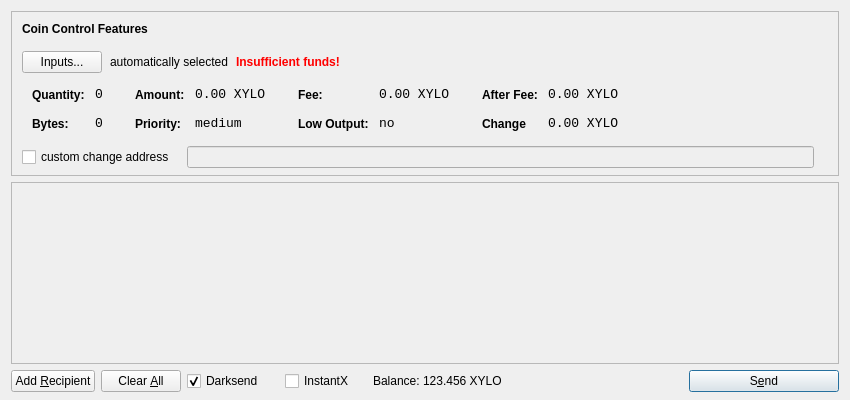
<?xml version="1.0" encoding="UTF-8"?>
<ui version="4.0">
 <class>SendCoinsDialog</class>
 <widget class="QDialog" name="SendCoinsDialog">
  <property name="geometry">
   <rect>
    <x>0</x>
    <y>0</y>
    <width>850</width>
    <height>400</height>
   </rect>
  </property>
  <property name="windowTitle">
   <string>Send Coins</string>
  </property>
  <layout class="QVBoxLayout" name="verticalLayout" stretch="0,1,0">
   <property name="bottomMargin">
    <number>8</number>
   </property>
   <item>
    <widget class="QFrame" name="frameCoinControl">
     <property name="sizePolicy">
      <sizepolicy hsizetype="Expanding" vsizetype="Expanding">
       <horstretch>0</horstretch>
       <verstretch>0</verstretch>
      </sizepolicy>
     </property>
     <property name="maximumSize">
      <size>
       <width>16777215</width>
       <height>16777215</height>
      </size>
     </property>
     <property name="frameShape">
      <enum>QFrame::StyledPanel</enum>
     </property>
     <property name="frameShadow">
      <enum>QFrame::Sunken</enum>
     </property>
     <layout class="QVBoxLayout" name="verticalLayoutCoinControl2">
      <property name="spacing">
       <number>-1</number>
      </property>
      <property name="leftMargin">
       <number>0</number>
      </property>
      <property name="topMargin">
       <number>0</number>
      </property>
      <property name="rightMargin">
       <number>0</number>
      </property>
      <property name="bottomMargin">
       <number>6</number>
      </property>
      <item>
       <layout class="QVBoxLayout" name="verticalLayoutCoinControl" stretch="0,0,0,0,1">
        <property name="spacing">
         <number>0</number>
        </property>
        <property name="leftMargin">
         <number>10</number>
        </property>
        <property name="topMargin">
         <number>10</number>
        </property>
        <item>
         <layout class="QHBoxLayout" name="horizontalLayoutCoinControl1">
          <property name="bottomMargin">
           <number>15</number>
          </property>
          <item>
           <widget class="QLabel" name="labelCoinControlFeatures">
            <property name="sizePolicy">
             <sizepolicy hsizetype="Preferred" vsizetype="Maximum">
              <horstretch>0</horstretch>
              <verstretch>0</verstretch>
             </sizepolicy>
            </property>
            <property name="font">
             <font>
              <weight>75</weight>
              <bold>true</bold>
             </font>
            </property>
            <property name="styleSheet">
             <string notr="true">font-weight:bold;</string>
            </property>
            <property name="text">
             <string>Coin Control Features</string>
            </property>
           </widget>
          </item>
         </layout>
        </item>
        <item>
         <layout class="QHBoxLayout" name="horizontalLayoutCoinControl2" stretch="0,0,0,0">
          <property name="spacing">
           <number>8</number>
          </property>
          <property name="bottomMargin">
           <number>10</number>
          </property>
          <item>
           <widget class="QPushButton" name="pushButtonCoinControl">
            <property name="styleSheet">
             <string notr="true"/>
            </property>
            <property name="text">
             <string>Inputs...</string>
            </property>
           </widget>
          </item>
          <item>
           <widget class="QLabel" name="labelCoinControlAutomaticallySelected">
            <property name="text">
             <string>automatically selected</string>
            </property>
            <property name="margin">
             <number>5</number>
            </property>
           </widget>
          </item>
          <item>
           <widget class="QLabel" name="labelCoinControlInsuffFunds">
            <property name="font">
             <font>
              <weight>75</weight>
              <bold>true</bold>
             </font>
            </property>
            <property name="styleSheet">
             <string notr="true">color:red;font-weight:bold;</string>
            </property>
            <property name="text">
             <string>Insufficient funds!</string>
            </property>
            <property name="margin">
             <number>5</number>
            </property>
           </widget>
          </item>
          <item>
           <spacer name="horizontalSpacerCoinControl">
            <property name="orientation">
             <enum>Qt::Horizontal</enum>
            </property>
            <property name="sizeHint" stdset="0">
             <size>
              <width>40</width>
              <height>1</height>
             </size>
            </property>
           </spacer>
          </item>
         </layout>
        </item>
        <item>
         <widget class="QWidget" name="widgetCoinControl" native="true">
          <property name="sizePolicy">
           <sizepolicy hsizetype="Preferred" vsizetype="Preferred">
            <horstretch>0</horstretch>
            <verstretch>0</verstretch>
           </sizepolicy>
          </property>
          <property name="minimumSize">
           <size>
            <width>0</width>
            <height>0</height>
           </size>
          </property>
          <property name="styleSheet">
           <string notr="true"/>
          </property>
          <layout class="QHBoxLayout" name="horizontalLayoutCoinControl5">
           <property name="margin">
            <number>0</number>
           </property>
           <item>
            <layout class="QHBoxLayout" name="horizontalLayoutCoinControl3" stretch="0,0,0,1">
             <property name="spacing">
              <number>20</number>
             </property>
             <property name="topMargin">
              <number>0</number>
             </property>
             <property name="bottomMargin">
              <number>10</number>
             </property>
             <item>
              <layout class="QFormLayout" name="formLayoutCoinControl1">
               <property name="horizontalSpacing">
                <number>10</number>
               </property>
               <property name="verticalSpacing">
                <number>14</number>
               </property>
               <property name="leftMargin">
                <number>10</number>
               </property>
               <property name="topMargin">
                <number>4</number>
               </property>
               <property name="rightMargin">
                <number>6</number>
               </property>
               <item row="0" column="0">
                <widget class="QLabel" name="labelCoinControlQuantityText">
                 <property name="styleSheet">
                  <string notr="true">font-weight:bold;</string>
                 </property>
                 <property name="text">
                  <string>Quantity:</string>
                 </property>
                 <property name="margin">
                  <number>0</number>
                 </property>
                </widget>
               </item>
               <item row="0" column="1">
                <widget class="QLabel" name="labelCoinControlQuantity">
                 <property name="font">
                  <font>
                   <family>Monospace</family>
                   <pointsize>10</pointsize>
                  </font>
                 </property>
                 <property name="cursor">
                  <cursorShape>IBeamCursor</cursorShape>
                 </property>
                 <property name="contextMenuPolicy">
                  <enum>Qt::ActionsContextMenu</enum>
                 </property>
                 <property name="text">
                  <string>0</string>
                 </property>
                 <property name="margin">
                  <number>0</number>
                 </property>
                 <property name="textInteractionFlags">
                  <set>Qt::LinksAccessibleByMouse|Qt::TextSelectableByKeyboard|Qt::TextSelectableByMouse</set>
                 </property>
                </widget>
               </item>
               <item row="1" column="0">
                <widget class="QLabel" name="labelCoinControlBytesText">
                 <property name="styleSheet">
                  <string notr="true">font-weight:bold;</string>
                 </property>
                 <property name="text">
                  <string>Bytes:</string>
                 </property>
                </widget>
               </item>
               <item row="1" column="1">
                <widget class="QLabel" name="labelCoinControlBytes">
                 <property name="font">
                  <font>
                   <family>Monospace</family>
                   <pointsize>10</pointsize>
                  </font>
                 </property>
                 <property name="cursor">
                  <cursorShape>IBeamCursor</cursorShape>
                 </property>
                 <property name="contextMenuPolicy">
                  <enum>Qt::ActionsContextMenu</enum>
                 </property>
                 <property name="text">
                  <string>0</string>
                 </property>
                 <property name="textInteractionFlags">
                  <set>Qt::LinksAccessibleByMouse|Qt::TextSelectableByKeyboard|Qt::TextSelectableByMouse</set>
                 </property>
                </widget>
               </item>
              </layout>
             </item>
             <item>
              <layout class="QFormLayout" name="formLayoutCoinControl2">
               <property name="horizontalSpacing">
                <number>10</number>
               </property>
               <property name="verticalSpacing">
                <number>14</number>
               </property>
               <property name="leftMargin">
                <number>6</number>
               </property>
               <property name="topMargin">
                <number>4</number>
               </property>
               <property name="rightMargin">
                <number>6</number>
               </property>
               <item row="0" column="0">
                <widget class="QLabel" name="labelCoinControlAmountText">
                 <property name="styleSheet">
                  <string notr="true">font-weight:bold;</string>
                 </property>
                 <property name="text">
                  <string>Amount:</string>
                 </property>
                 <property name="margin">
                  <number>0</number>
                 </property>
                </widget>
               </item>
               <item row="0" column="1">
                <widget class="QLabel" name="labelCoinControlAmount">
                 <property name="font">
                  <font>
                   <family>Monospace</family>
                   <pointsize>10</pointsize>
                  </font>
                 </property>
                 <property name="cursor">
                  <cursorShape>IBeamCursor</cursorShape>
                 </property>
                 <property name="contextMenuPolicy">
                  <enum>Qt::ActionsContextMenu</enum>
                 </property>
                 <property name="text">
                  <string>0.00 XYLO</string>
                 </property>
                 <property name="textInteractionFlags">
                  <set>Qt::LinksAccessibleByMouse|Qt::TextSelectableByKeyboard|Qt::TextSelectableByMouse</set>
                 </property>
                </widget>
               </item>
               <item row="1" column="0">
                <widget class="QLabel" name="labelCoinControlPriorityText">
                 <property name="styleSheet">
                  <string notr="true">font-weight:bold;</string>
                 </property>
                 <property name="text">
                  <string>Priority:</string>
                 </property>
                </widget>
               </item>
               <item row="1" column="1">
                <widget class="QLabel" name="labelCoinControlPriority">
                 <property name="font">
                  <font>
                   <family>Monospace</family>
                   <pointsize>10</pointsize>
                  </font>
                 </property>
                 <property name="cursor">
                  <cursorShape>IBeamCursor</cursorShape>
                 </property>
                 <property name="contextMenuPolicy">
                  <enum>Qt::ActionsContextMenu</enum>
                 </property>
                 <property name="text">
                  <string>medium</string>
                 </property>
                 <property name="textInteractionFlags">
                  <set>Qt::LinksAccessibleByMouse|Qt::TextSelectableByKeyboard|Qt::TextSelectableByMouse</set>
                 </property>
                </widget>
               </item>
              </layout>
             </item>
             <item>
              <layout class="QFormLayout" name="formLayoutCoinControl3">
               <property name="horizontalSpacing">
                <number>10</number>
               </property>
               <property name="verticalSpacing">
                <number>14</number>
               </property>
               <property name="leftMargin">
                <number>6</number>
               </property>
               <property name="topMargin">
                <number>4</number>
               </property>
               <property name="rightMargin">
                <number>6</number>
               </property>
               <item row="0" column="0">
                <widget class="QLabel" name="labelCoinControlFeeText">
                 <property name="styleSheet">
                  <string notr="true">font-weight:bold;</string>
                 </property>
                 <property name="text">
                  <string>Fee:</string>
                 </property>
                 <property name="margin">
                  <number>0</number>
                 </property>
                </widget>
               </item>
               <item row="0" column="1">
                <widget class="QLabel" name="labelCoinControlFee">
                 <property name="font">
                  <font>
                   <family>Monospace</family>
                   <pointsize>10</pointsize>
                  </font>
                 </property>
                 <property name="cursor">
                  <cursorShape>IBeamCursor</cursorShape>
                 </property>
                 <property name="contextMenuPolicy">
                  <enum>Qt::ActionsContextMenu</enum>
                 </property>
                 <property name="text">
                  <string>0.00 XYLO</string>
                 </property>
                 <property name="textInteractionFlags">
                  <set>Qt::LinksAccessibleByMouse|Qt::TextSelectableByKeyboard|Qt::TextSelectableByMouse</set>
                 </property>
                </widget>
               </item>
               <item row="1" column="0">
                <widget class="QLabel" name="labelCoinControlLowOutputText">
                 <property name="styleSheet">
                  <string notr="true">font-weight:bold;</string>
                 </property>
                 <property name="text">
                  <string>Low Output:</string>
                 </property>
                </widget>
               </item>
               <item row="1" column="1">
                <widget class="QLabel" name="labelCoinControlLowOutput">
                 <property name="font">
                  <font>
                   <family>Monospace</family>
                   <pointsize>10</pointsize>
                  </font>
                 </property>
                 <property name="cursor">
                  <cursorShape>IBeamCursor</cursorShape>
                 </property>
                 <property name="contextMenuPolicy">
                  <enum>Qt::ActionsContextMenu</enum>
                 </property>
                 <property name="text">
                  <string>no</string>
                 </property>
                 <property name="textInteractionFlags">
                  <set>Qt::LinksAccessibleByMouse|Qt::TextSelectableByKeyboard|Qt::TextSelectableByMouse</set>
                 </property>
                </widget>
               </item>
              </layout>
             </item>
             <item>
              <layout class="QFormLayout" name="formLayoutCoinControl4">
               <property name="horizontalSpacing">
                <number>10</number>
               </property>
               <property name="verticalSpacing">
                <number>14</number>
               </property>
               <property name="leftMargin">
                <number>6</number>
               </property>
               <property name="topMargin">
                <number>4</number>
               </property>
               <property name="rightMargin">
                <number>6</number>
               </property>
               <item row="0" column="0">
                <widget class="QLabel" name="labelCoinControlAfterFeeText">
                 <property name="styleSheet">
                  <string notr="true">font-weight:bold;</string>
                 </property>
                 <property name="text">
                  <string>After Fee:</string>
                 </property>
                 <property name="margin">
                  <number>0</number>
                 </property>
                </widget>
               </item>
               <item row="0" column="1">
                <widget class="QLabel" name="labelCoinControlAfterFee">
                 <property name="font">
                  <font>
                   <family>Monospace</family>
                   <pointsize>10</pointsize>
                  </font>
                 </property>
                 <property name="cursor">
                  <cursorShape>IBeamCursor</cursorShape>
                 </property>
                 <property name="contextMenuPolicy">
                  <enum>Qt::ActionsContextMenu</enum>
                 </property>
                 <property name="text">
                  <string>0.00 XYLO</string>
                 </property>
                 <property name="textInteractionFlags">
                  <set>Qt::LinksAccessibleByMouse|Qt::TextSelectableByKeyboard|Qt::TextSelectableByMouse</set>
                 </property>
                </widget>
               </item>
               <item row="1" column="0">
                <widget class="QLabel" name="labelCoinControlChangeText">
                 <property name="styleSheet">
                  <string notr="true">font-weight:bold;</string>
                 </property>
                 <property name="text">
                  <string>Change</string>
                 </property>
                </widget>
               </item>
               <item row="1" column="1">
                <widget class="QLabel" name="labelCoinControlChange">
                 <property name="font">
                  <font>
                   <family>Monospace</family>
                   <pointsize>10</pointsize>
                  </font>
                 </property>
                 <property name="cursor">
                  <cursorShape>IBeamCursor</cursorShape>
                 </property>
                 <property name="contextMenuPolicy">
                  <enum>Qt::ActionsContextMenu</enum>
                 </property>
                 <property name="text">
                  <string>0.00 XYLO</string>
                 </property>
                 <property name="textInteractionFlags">
                  <set>Qt::LinksAccessibleByMouse|Qt::TextSelectableByKeyboard|Qt::TextSelectableByMouse</set>
                 </property>
                </widget>
               </item>
              </layout>
             </item>
            </layout>
           </item>
          </layout>
         </widget>
        </item>
        <item>
         <layout class="QHBoxLayout" name="horizontalLayoutCoinControl4" stretch="0,0,0">
          <property name="spacing">
           <number>12</number>
          </property>
          <property name="sizeConstraint">
           <enum>QLayout::SetDefaultConstraint</enum>
          </property>
          <property name="topMargin">
           <number>5</number>
          </property>
          <property name="rightMargin">
           <number>5</number>
          </property>
          <item>
           <widget class="QCheckBox" name="checkBoxCoinControlChange">
            <property name="text">
             <string>custom change address</string>
            </property>
           </widget>
          </item>
          <item>
           <widget class="QLineEdit" name="lineEditCoinControlChange">
            <property name="enabled">
             <bool>false</bool>
            </property>
            <property name="sizePolicy">
             <sizepolicy hsizetype="Expanding" vsizetype="Fixed">
              <horstretch>0</horstretch>
              <verstretch>0</verstretch>
             </sizepolicy>
            </property>
           </widget>
          </item>
          <item>
           <widget class="QLabel" name="labelCoinControlChangeLabel">
            <property name="sizePolicy">
             <sizepolicy hsizetype="Preferred" vsizetype="Expanding">
              <horstretch>0</horstretch>
              <verstretch>0</verstretch>
             </sizepolicy>
            </property>
            <property name="minimumSize">
             <size>
              <width>0</width>
              <height>0</height>
             </size>
            </property>
            <property name="text">
             <string/>
            </property>
            <property name="margin">
             <number>3</number>
            </property>
           </widget>
          </item>
         </layout>
        </item>
        <item>
         <spacer name="verticalSpacerCoinControl">
          <property name="orientation">
           <enum>Qt::Vertical</enum>
          </property>
          <property name="sizeHint" stdset="0">
           <size>
            <width>800</width>
            <height>1</height>
           </size>
          </property>
         </spacer>
        </item>
       </layout>
      </item>
     </layout>
    </widget>
   </item>
   <item>
    <widget class="QScrollArea" name="scrollArea">
     <property name="widgetResizable">
      <bool>true</bool>
     </property>
     <widget class="QWidget" name="scrollAreaWidgetContents">
      <property name="geometry">
       <rect>
        <x>0</x>
        <y>0</y>
        <width>830</width>
        <height>165</height>
       </rect>
      </property>
      <layout class="QVBoxLayout" name="verticalLayout_2">
       <property name="margin">
        <number>0</number>
       </property>
       <item>
        <layout class="QVBoxLayout" name="entries">
         <property name="spacing">
          <number>6</number>
         </property>
        </layout>
       </item>
       <item>
        <spacer name="verticalSpacer">
         <property name="orientation">
          <enum>Qt::Vertical</enum>
         </property>
         <property name="sizeHint" stdset="0">
          <size>
           <width>20</width>
           <height>40</height>
          </size>
         </property>
        </spacer>
       </item>
      </layout>
     </widget>
    </widget>
   </item>
   <item>
    <layout class="QHBoxLayout" name="horizontalLayout">
     <item>
      <widget class="QPushButton" name="addButton">
       <property name="toolTip">
        <string>Send to multiple recipients at once</string>
       </property>
       <property name="text">
        <string>Add &amp;Recipient</string>
       </property>
       <property name="autoDefault">
        <bool>false</bool>
       </property>
      </widget>
     </item>
     <item>
      <widget class="QPushButton" name="clearButton">
       <property name="sizePolicy">
        <sizepolicy hsizetype="Minimum" vsizetype="Fixed">
         <horstretch>0</horstretch>
         <verstretch>0</verstretch>
        </sizepolicy>
       </property>
       <property name="toolTip">
        <string>Remove all transaction fields</string>
       </property>
       <property name="text">
        <string>Clear &amp;All</string>
       </property>
       <property name="autoRepeatDelay">
        <number>300</number>
       </property>
       <property name="autoDefault">
        <bool>false</bool>
       </property>
      </widget>
     </item>
     <item>
      <layout class="QHBoxLayout" name="horizontalLayout_2">
       <property name="spacing">
        <number>3</number>
       </property>
        <item>
        <widget class="QCheckBox" name="checkUseDarksend">
         <property name="minimumSize">
          <size>
           <width>95</width>
           <height>0</height>
          </size>
         </property>
         <property name="text">
          <string>Darksend</string>
         </property>
         <property name="checked">
          <bool>true</bool>
         </property>
        </widget>
       </item>
       <item>
        <widget class="QCheckBox" name="checkInstantX">
         <property name="enabled">
          <bool>true</bool>
         </property>
         <property name="minimumSize">
          <size>
           <width>85</width>
           <height>0</height>
          </size>
         </property>
         <property name="text">
          <string>InstantX</string>
         </property>
        </widget>
       </item>
       <item>
        <widget class="QLabel" name="label">
         <property name="sizePolicy">
          <sizepolicy hsizetype="Preferred" vsizetype="Fixed">
           <horstretch>0</horstretch>
           <verstretch>0</verstretch>
          </sizepolicy>
         </property>
         <property name="text">
          <string>Balance:</string>
         </property>
        </widget>
       </item>
       <item>
        <widget class="QLabel" name="labelBalance">
         <property name="sizePolicy">
          <sizepolicy hsizetype="Preferred" vsizetype="Fixed">
           <horstretch>0</horstretch>
           <verstretch>0</verstretch>
          </sizepolicy>
         </property>
         <property name="cursor">
          <cursorShape>IBeamCursor</cursorShape>
         </property>
         <property name="text">
          <string>123.456 XYLO</string>
         </property>
         <property name="textInteractionFlags">
          <set>Qt::LinksAccessibleByMouse|Qt::TextSelectableByKeyboard|Qt::TextSelectableByMouse</set>
         </property>
        </widget>
       </item>
      </layout>
     </item>
     <item>
      <spacer name="horizontalSpacer">
       <property name="orientation">
        <enum>Qt::Horizontal</enum>
       </property>
       <property name="sizeHint" stdset="0">
        <size>
         <width>40</width>
         <height>20</height>
        </size>
       </property>
      </spacer>
     </item>
     <item>
      <widget class="QPushButton" name="sendButton">
       <property name="minimumSize">
        <size>
         <width>150</width>
         <height>0</height>
        </size>
       </property>
       <property name="toolTip">
        <string>Confirm the send action</string>
       </property>
       <property name="text">
        <string>S&amp;end</string>
       </property>
       <property name="icon">
        <iconset resource="../bitcoin.qrc">
         <normaloff>:/icons/send</normaloff>:/icons/send</iconset>
       </property>
       <property name="default">
        <bool>true</bool>
       </property>
      </widget>
     </item>
    </layout>
   </item>
  </layout>
 </widget>
 <resources>
  <include location="../bitcoin.qrc"/>
 </resources>
 <connections/>
</ui>
